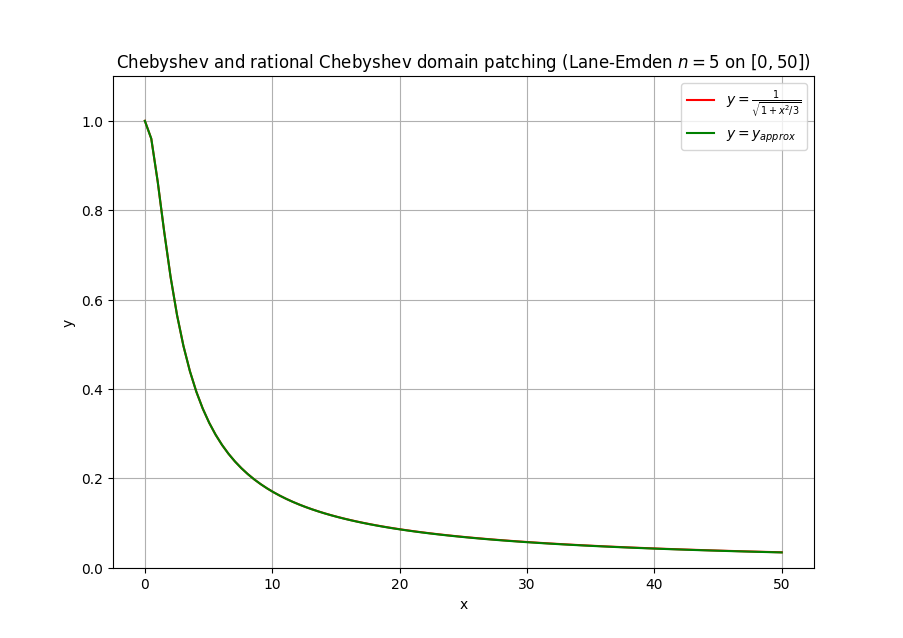

This chart was generated by the following Python code:
from DESolver5 import *

mpmath.mp.dps = 200
mpmath.mp.prec = 200

M=5
n = M


plt.title(r"Chebyshev and rational Chebyshev domain patching (Lane-Emden $n=5$ on $[0,50]$)")

# Total Domain [0,L1]
D = [0,50]
L = 10

# For plots
points = 100
dx = (D[1]-D[0])/(points-1)
xlist = [D[0]+i*dx for i in range(points)]
plt.plot(xlist,[1/(sqrt(1+x**2/3)) for x in xlist],"-r",label=r"$y=\frac{1}{\sqrt{1+x^2/3}}$")

# Domain Chebyshev
D1=[0,L]

# Initial Guess Chebyshev
z = [1]
for i in range(10):

	def g0(x):
		return M*polyeval(z,x)**(M-1)

	def g1(x):
		return 2/x

	def g2(x):
		return 1

	# What our ODE equals
	def f(x):

		return (M-1)*polyeval(z,x)**(M)

	g = [g0,g1,g2]
	yi1 = z.copy()
	
	z = DESolver(g,f,D=D1,XY=[[0],[1]],DXDY=[[0],[0]],basis="c",N=25)


# Creating initial conditions for the next patch
b1 = polyeval(z,10)
b2 = polyeval(polydiff(z),10)
N1 = 25
it1 = 8

# Domain for Rat Cheby in x
D3 = [L,D[1]]

# Domain for Rat Cheby in u
D2 = [1/(1+D[1]),1/(1+D3[0])]


# Fix initial guess
z1 = [0,(1+L)*(2*b1+(1+L)*b2),-(1+L)**2*((1+L)*b2+b1)]

for i in range(it1):

	# Our ODE's Coefficients
	def g0(x):
		return n*polyeval(z1,x)**(n-1)

	def g1(x):
		return 2*x**4/(x-1)

	def g2(x):
		return x**4

	# What our ODE equals
	def f(x):
		return (n-1)*polyeval(z1,x)**n

	g = [g0,g1,g2]
	z2 = DESolver(g,f,D=D,XY=[[D2[1]],[b1]],DXDY=[[D2[1]],[-(1+L)**2*b2]],basis="c",N=N1)

	z1 = z2.copy()

def h(x):
	if x < L:
		return polyeval(z,x)
	else:
		return polyeval(z1,1/(1+x))

ylist = [h(x) for x in xlist]
plt.plot(xlist,ylist,"-g",label=r"$y=y_{approx}$")
ax = plt.gca()
plt.xlabel("x")
plt.ylabel("y")
plt.legend()

ax.set_ylim([0, 1.1])
plt.show()
plt.clf()
